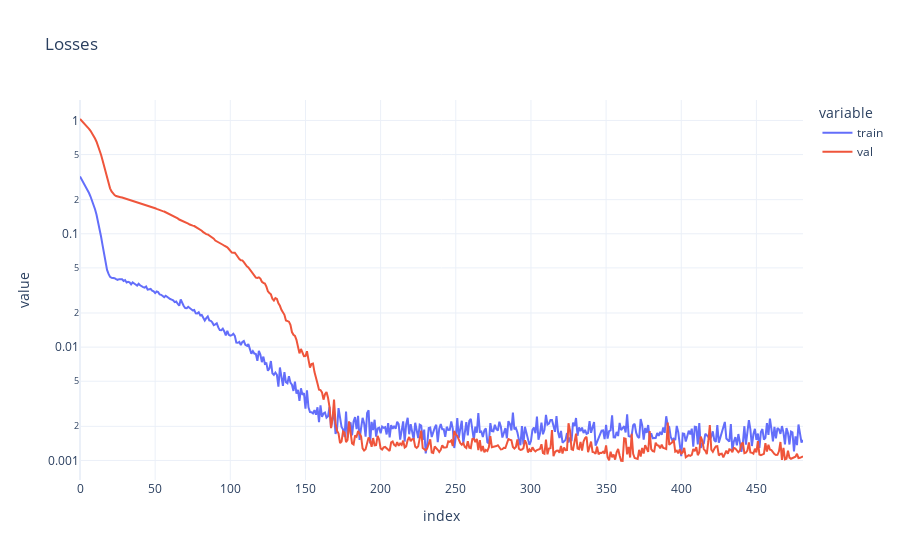

The code cell stored with this chart in its notebook:
### Markdown cell above
We now make predictions using all features computed above.

### Code cell
seq_length = 1
n_epochs = 2000
batch_size = 8
patience = 120
n_features = train.shape[1]
device = "cuda"

data_module = ap.PassengerDataModule(
  train=train,
  val=val,
  test=test,
  seq_length=seq_length,
  batch_size=batch_size,
  device=device,
  target_col="passengers",
)


# Create the model, optimizer and loss function
lstm = ap.PassengerLSTM(
  input_size=n_features,
  lstm_hidden_size=100,
  lstm_dropout=0.1,
  num_layers=3,
  output_size=1,
  device=device,
  fc_sizes=[50, 10],
)
optimizer = optim.AdamW(lstm.parameters(), lr=0.0001)
loss_fn = nn.MSELoss()
early_stopping = ap.EarlyStopping(patience=patience, verbose=2)

# Train the model
predictor = ap.PassengerPredictor(
  data_module=data_module, model=lstm, optimizer=optimizer, loss_fn=loss_fn
)
train_losses, val_losses = predictor.train(
  model=lstm,
  optimizer=optimizer,
  loss_fn=loss_fn,
  n_epochs=n_epochs,
  early_stopping=early_stopping,
)


# Plot the losses
losses = pd.DataFrame({"train": train_losses, "val": val_losses})
px.line(losses, y=["train", "val"], title="Losses", log_y=True)

### Figure 1 — Plotly figure (JSON) as saved in the notebook; plotly's stock layout.template omitted (floating-point values rounded to 4 significant figures; data arrays with more than 128 entries replaced by an {"elided": "..."} marker saying what was removed)
{"data": [{"hovertemplate": "variable=train<br>index=%{x}<br>value=%{y}<extra></extra>", "legendgroup": "train", "line": {"color": "#636efa", "dash": "solid"}, "marker": {"symbol": "circle"}, "mode": "lines", "name": "train", "orientation": "v", "showlegend": true, "type": "scatter", "x": {"elided": "482 int values"}, "xaxis": "x", "y": {"elided": "482 float values"}, "yaxis": "y"}, {"hovertemplate": "variable=val<br>index=%{x}<br>value=%{y}<extra></extra>", "legendgroup": "val", "line": {"color": "#EF553B", "dash": "solid"}, "marker": {"symbol": "circle"}, "mode": "lines", "name": "val", "orientation": "v", "showlegend": true, "type": "scatter", "x": {"elided": "482 int values"}, "xaxis": "x", "y": {"elided": "482 float values"}, "yaxis": "y"}], "layout": {"legend": {"title": {"text": "variable"}, "tracegroupgap": 0}, "title": {"text": "Losses"}, "xaxis": {"anchor": "y", "domain": [0, 1], "title": {"text": "index"}}, "yaxis": {"anchor": "x", "domain": [0, 1], "title": {"text": "value"}, "type": "log"}}}
